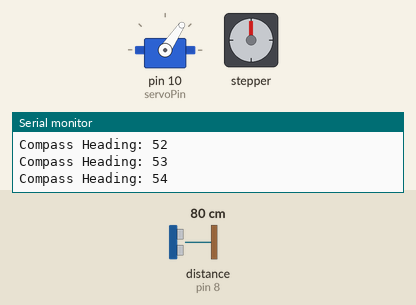
Bench run of a sketch on a simulated Arduino Uno, built with avr-gcc and run on an emulated ATmega328P. Shown: servo, stepper motor, the last lines printed to the serial monitor. Wiring (inferred from the names in the program): ultrasonic range finder: trigger pin 7; echo pin 8. The test bench sets the inputs (shaded band); at power-on: distance to the obstacle (sensor on pin 8) 80 cm. The echo pulse lasts 58.3 µs per cm; stepper angles assume 2048 steps per turn.

Above: at 1.2 s.
1.3 s: distance to the obstacle (sensor on pin 8) set to 34 cm
At 2.0 s:
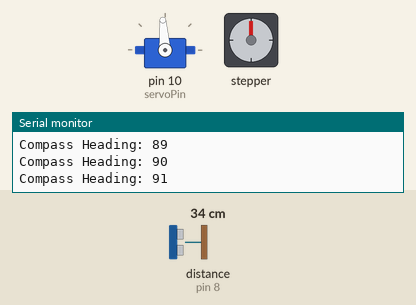
4.3 s: distance to the obstacle (sensor on pin 8) set to 27 cm
At 4.75 s:
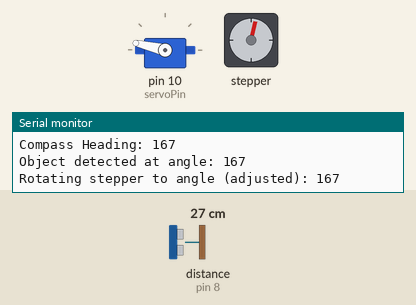
7.3 s: distance to the obstacle (sensor on pin 8) set to 35 cm
At 7.77 s:
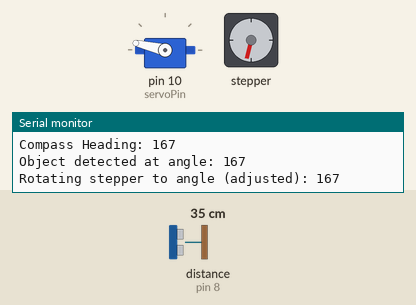
10.3 s: distance to the obstacle (sensor on pin 8) set to 2 cm
At 10.77 s:
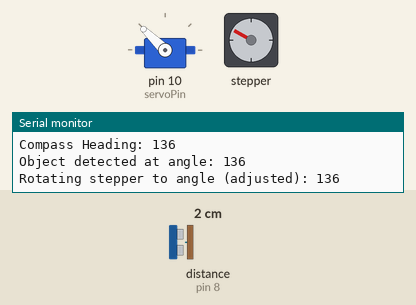
13.3 s: distance to the obstacle (sensor on pin 8) set to 299 cm
16.3 s: distance to the obstacle (sensor on pin 8) set to 60 cm
Timing chart, 0 to 22.3 s (numbered marks = the images above; inputs shaded):
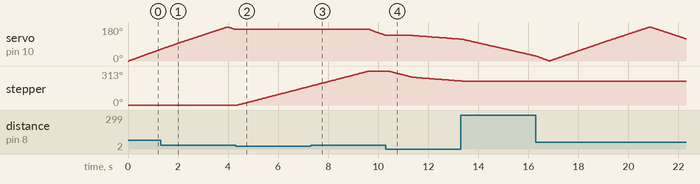

The sketch:

sensor_radar.ino
```cpp
#include <Servo.h>
#include <Stepper.h> // Ensure Stepper library is included

// Servo setup
Servo myServo;
const int servoPin = 10;

// Ultrasonic sensor setup
const int trigPin = 7;
const int echoPin = 8;

// Stepper motor setup
#define STEPS_PER_REV 2048 // For 28BYJ-48
const int IN1 = 2, IN2 = 3, IN3 = 4, IN4 = 5;
Stepper stepperMotor(STEPS_PER_REV, IN1, IN3, IN2, IN4); // Create a Stepper object

// Variables for integration
int detectedAngle = -1; // To store the angle where the object is detected
const float stepperAnglePerStep = 360.0 / STEPS_PER_REV;

// Initial servo position (0 degrees)
int servoHeading = 0;

void setup() {
  // Initialize servo
  myServo.attach(servoPin);
  myServo.write(servoHeading); // Start at 0 degrees

  // Initialize ultrasonic sensor
  pinMode(trigPin, OUTPUT);
  pinMode(echoPin, INPUT);

  // Initialize stepper motor
  stepperMotor.setSpeed(10); // Adjust speed as needed
  stepperMotor.step(0); // This ensures the motor is at the 0-step position

  // Start serial communication
  Serial.begin(9600);
  Serial.println("System Initialized");
}

void loop() {
  // Servo sweeping loop
  for (servoHeading = 0; servoHeading <= 180; servoHeading++) {
    myServo.write(servoHeading);
    delay(15); // Allow servo to reach position

    // Display the compass heading based on servo position
    Serial.print("Compass Heading: ");
    Serial.println(servoHeading); // Simulating compass with the servo position

    float distance = measureDistance(); // Measure distance using ultrasonic sensor

    if (distance > 0 && distance <= 30) { // Object detected within 30 cm
      detectedAngle = servoHeading; // Record the angle
      Serial.print("Object detected at angle: ");
      Serial.println(detectedAngle);

      // Rotate stepper motor to detected angle
      moveToAngle(detectedAngle);
    }
  }

  for (servoHeading = 180; servoHeading >= 0; servoHeading--) {
    myServo.write(servoHeading);
    delay(15);

    // Display the compass heading based on servo position
    Serial.print("Compass Heading: ");
    Serial.println(servoHeading);

    float distance = measureDistance();

    if (distance > 0 && distance <= 30) {
      detectedAngle = servoHeading;
      Serial.print("Object detected at angle: ");
      Serial.println(detectedAngle);

      moveToAngle(detectedAngle);
    }
  }
}

// Function to measure distance using the ultrasonic sensor
float measureDistance() {
  digitalWrite(trigPin, LOW);
  delayMicroseconds(2);
  digitalWrite(trigPin, HIGH);
  delayMicroseconds(10);
  digitalWrite(trigPin, LOW);

  long duration = pulseIn(echoPin, HIGH);
  float distance = (duration * 0.034) / 2; // Convert to cm
  return distance;
}

// Function to rotate the stepper motor to a specific angle (adjusted for gear ratio)
void moveToAngle(int targetAngle) {
  static int currentStepperAngle = 0; // Track the current angle of the stepper motor

  int angleDifference = targetAngle - currentStepperAngle;
  int stepsToMove = (angleDifference / stepperAnglePerStep) * 1.88; // Adjust for gear ratio

  Serial.print("Rotating stepper to angle (adjusted): ");
  Serial.println(targetAngle);

  stepperMotor.step(stepsToMove); // Move the stepper motor
  currentStepperAngle = targetAngle; // Update the current angle
}
```

Measured:
- the behaviour switches between 31 and 30 cm on distance to the obstacle (sensor on pin 8) (found by bisection; images 1 and 2)
- after the input at 4.3 s, servo on pin 10 (servoPin): stays 167° (without the input it goes to 166° after 0.00 s); stepper: keeps turning clockwise at about 60°/s, starting after 0.08 s
- after the input at 7.3 s, stepper: goes on until 9.6 s, then stays 313°
- after the input at 10.3 s, stepper: keeps turning counter-clockwise at about 32°/s, starting after 0.09 s
- after the input at 13.3 s, stepper: goes on until 13.3 s, then stays 220°
- by itself, servo on pin 10 (servoPin): rises from 61° to 180° in 2.6 s, then falls to 167° in 0.32 s
